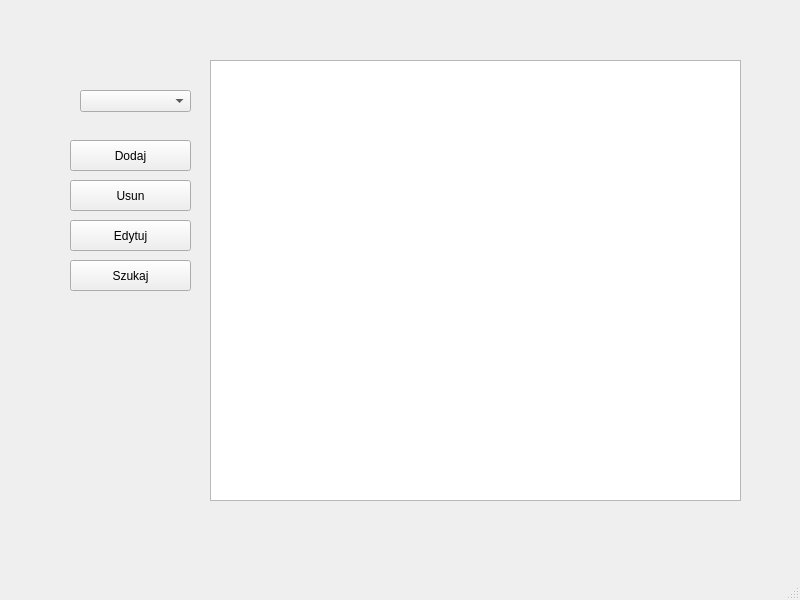
<?xml version="1.0" encoding="UTF-8"?>
<ui version="4.0">
 <class>MainWindow</class>
 <widget class="QMainWindow" name="MainWindow">
  <property name="geometry">
   <rect>
    <x>0</x>
    <y>0</y>
    <width>800</width>
    <height>600</height>
   </rect>
  </property>
  <property name="windowTitle">
   <string>MainWindow</string>
  </property>
  <widget class="QWidget" name="centralwidget">
   <widget class="QPushButton" name="btn_Dodaj">
    <property name="geometry">
     <rect>
      <x>70</x>
      <y>140</y>
      <width>121</width>
      <height>31</height>
     </rect>
    </property>
    <property name="text">
     <string>Dodaj</string>
    </property>
   </widget>
   <widget class="QPushButton" name="btn_Usun">
    <property name="geometry">
     <rect>
      <x>70</x>
      <y>180</y>
      <width>121</width>
      <height>31</height>
     </rect>
    </property>
    <property name="text">
     <string>Usun</string>
    </property>
   </widget>
   <widget class="QPushButton" name="btn_Edytuj">
    <property name="geometry">
     <rect>
      <x>70</x>
      <y>220</y>
      <width>121</width>
      <height>31</height>
     </rect>
    </property>
    <property name="text">
     <string>Edytuj</string>
    </property>
   </widget>
   <widget class="QPushButton" name="btn_Szukaj">
    <property name="geometry">
     <rect>
      <x>70</x>
      <y>260</y>
      <width>121</width>
      <height>31</height>
     </rect>
    </property>
    <property name="text">
     <string>Szukaj</string>
    </property>
   </widget>
   <widget class="QTableView" name="tableViewDatabase">
    <property name="geometry">
     <rect>
      <x>210</x>
      <y>60</y>
      <width>531</width>
      <height>441</height>
     </rect>
    </property>
   </widget>
   <widget class="QComboBox" name="comboBoxTable">
    <property name="geometry">
     <rect>
      <x>80</x>
      <y>90</y>
      <width>111</width>
      <height>22</height>
     </rect>
    </property>
   </widget>
  </widget>
  <widget class="QMenuBar" name="menubar">
   <property name="geometry">
    <rect>
     <x>0</x>
     <y>0</y>
     <width>800</width>
     <height>21</height>
    </rect>
   </property>
  </widget>
  <widget class="QStatusBar" name="statusbar"/>
 </widget>
 <resources/>
 <connections/>
</ui>
